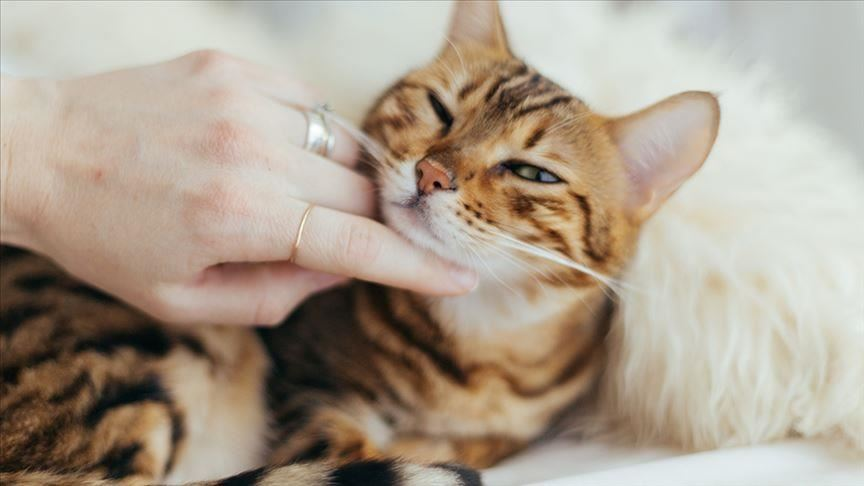
#> input picture testdata/cat.jpg, 864 x 486 px
$ jupyter execute 'Day19_自適應圖片二值化_adaptiveThreshold.ipynb'
#> lines starting #> are read from the running program, lines starting #| are printed output that depends on the picture; after the words box and inside, x2 and y2 are one past the last pixel; in counts of white or black regions, pixels touching at a corner belong together
#> further down, origin_img is the input picture: shape (486, 864, 3); mean B, G, R 142.7, 158.4, 171.5
[cell 1]
import cv2
import numpy as np
import matplotlib.pyplot as plt
import glob
from IPython.display import clear_output

[cell 2]
def show_img(img):
    plt.style.use('dark_background')
    image_rgb = cv2.cvtColor(img, cv2.COLOR_BGR2RGB)
    plt.imshow(image_rgb)
#> (this line was passed over: IPython is not available in this run)
    plt.show()

[cell 3]
def img_processing(img):
    # do something here

    # 先將圖片轉為灰階
    img = cv2.cvtColor(img, cv2.COLOR_BGR2GRAY)
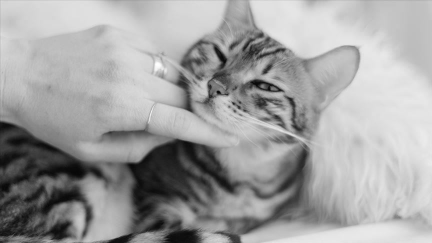
#> img: shape (486, 864) (shown at 1/2 size); min 3, max 254, mean 160.5

    # 將圖片做模糊化，可以降噪
    blur_img = cv2.medianBlur(img,5)

    # 一般圖二值化(未模糊降噪)
    ret, th1 = cv2.threshold(img,127,255,cv2.THRESH_BINARY)
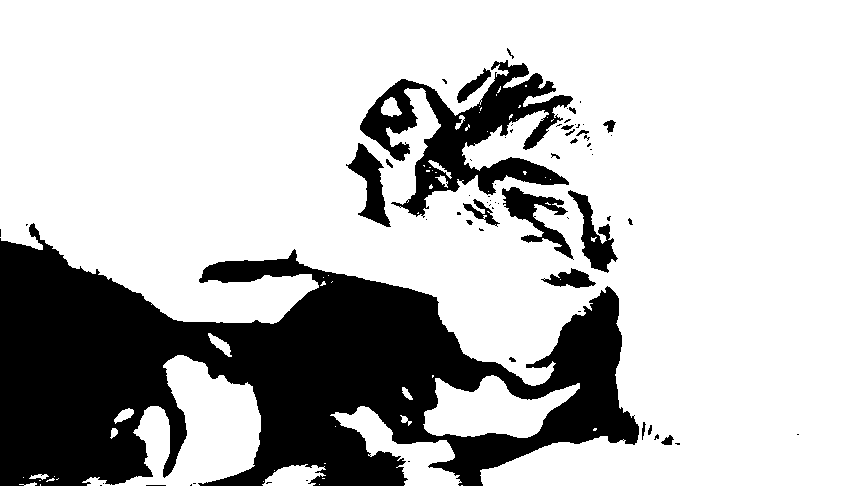
#> th1: shape (486, 864); 74.7% white; 68 black regions (44 under 20 px), largest, box (x1, y1, x2, y2) and area: (0, 223, 639, 486) 87591, (360, 60, 573, 218) 11919, (502, 187, 574, 260) 1725

    # 一般圖自適應平均二值化(未模糊降噪)
    th2 = cv2.adaptiveThreshold(img,255,cv2.ADAPTIVE_THRESH_MEAN_C, cv2.THRESH_BINARY,11,2)
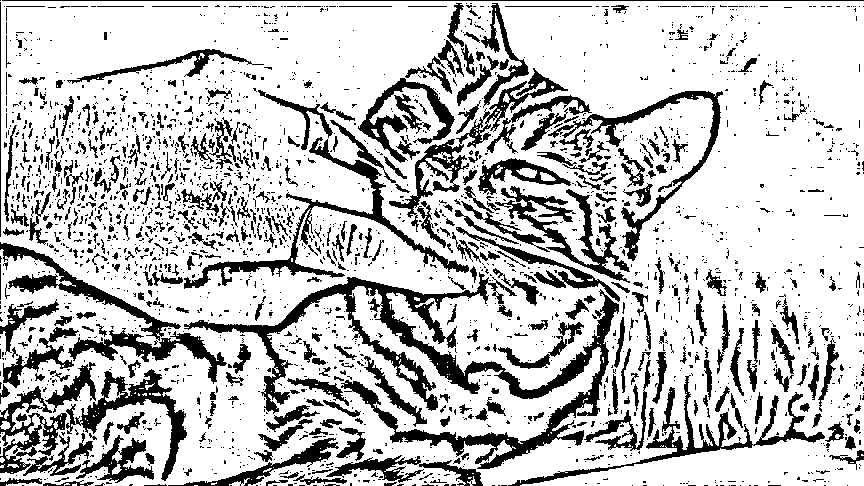
#> th2: shape (486, 864); 76.6% white; 2469 black regions (2045 under 20 px), largest, box (x1, y1, x2, y2) and area: (184, 272, 619, 469) 14010, (184, 137, 469, 289) 3841, (508, 375, 825, 486) 3306

    # 一般圖自適應高斯二值化(未模糊降噪)
    th3 = cv2.adaptiveThreshold(img,255,cv2.ADAPTIVE_THRESH_GAUSSIAN_C, cv2.THRESH_BINARY,11,2)
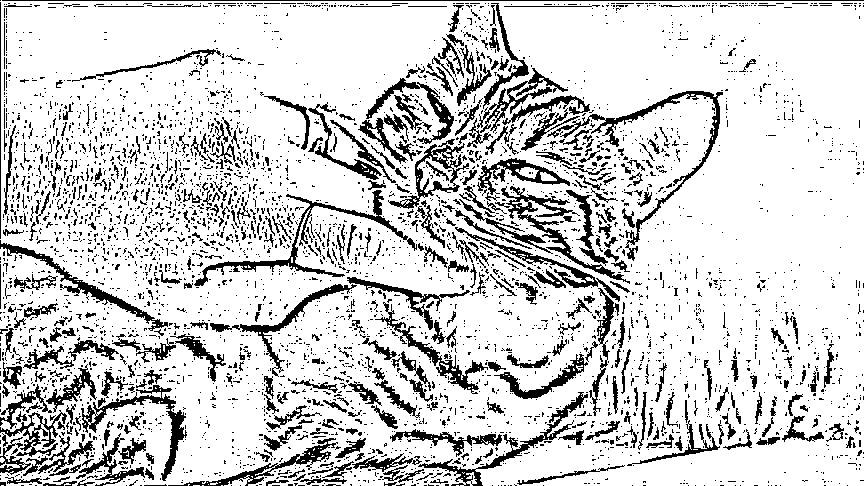
#> th3: shape (486, 864); 82.4% white; 4227 black regions (3797 under 20 px), largest, box (x1, y1, x2, y2) and area: (547, 91, 723, 261) 1995, (194, 190, 417, 286) 1858, (501, 186, 630, 284) 1555

    # 一般圖二值化(有模糊降噪)
    ret, th4 = cv2.threshold(blur_img,127,255,cv2.THRESH_BINARY)
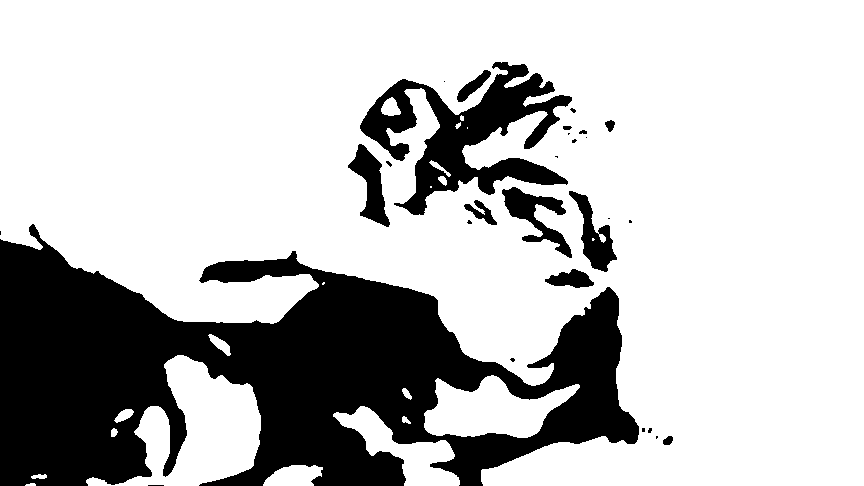
#> th4: shape (486, 864); 74.7% white; 28 black regions (16 under 20 px), largest, box (x1, y1, x2, y2) and area: (0, 224, 639, 486) 87748, (360, 62, 572, 215) 12060, (502, 187, 572, 258) 1741

    # 一般圖算術平均法的自適應二值化(有模糊降噪)
    th5 = cv2.adaptiveThreshold(blur_img,255,cv2.ADAPTIVE_THRESH_MEAN_C, cv2.THRESH_BINARY,11,2)
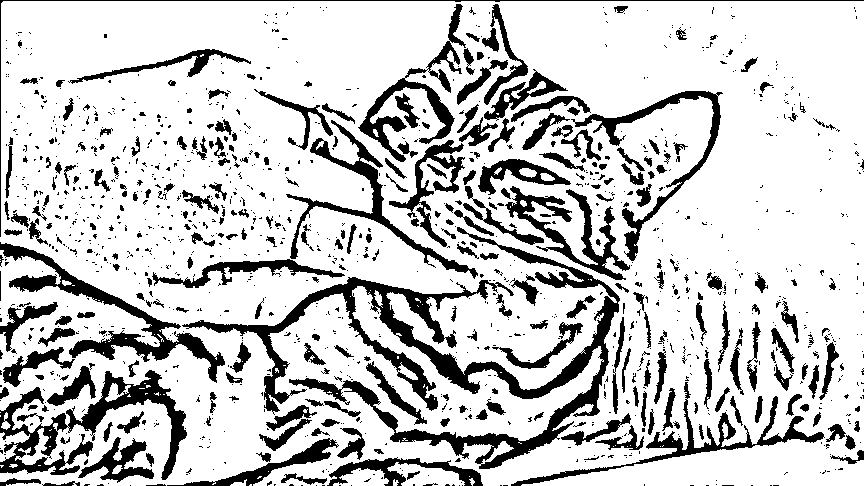
#> th5: shape (486, 864); 79.5% white; 1288 black regions (1001 under 20 px), largest, box (x1, y1, x2, y2) and area: (182, 227, 620, 469) 15865, (0, 370, 187, 480) 5534, (0, 242, 225, 383) 4682

    # 一般圖高斯加權均值法自適應二值化(有模糊降噪)
    th6 = cv2.adaptiveThreshold(blur_img,255,cv2.ADAPTIVE_THRESH_GAUSSIAN_C, cv2.THRESH_BINARY,11,2)
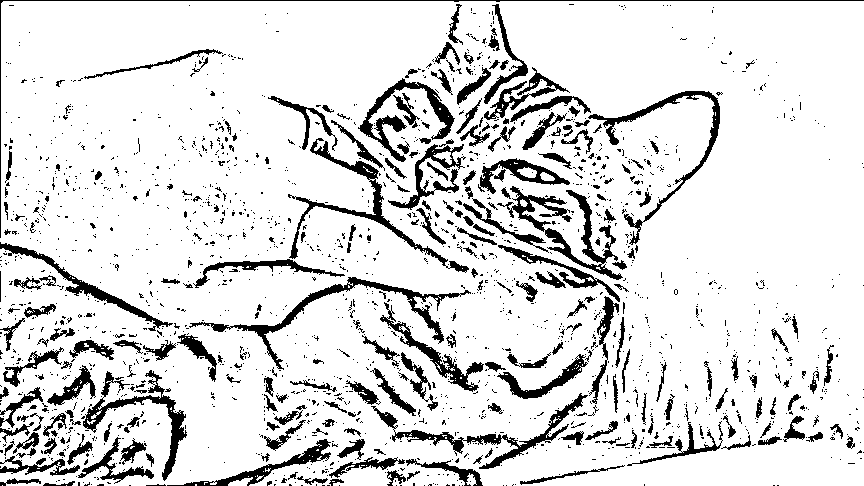
#> th6: shape (486, 864); 86.8% white; 1902 black regions (1643 under 20 px), largest, box (x1, y1, x2, y2) and area: (497, 186, 623, 280) 2354, (189, 277, 471, 370) 2209, (288, 138, 469, 273) 2005


    titles = ['Thresholding (v = 127)', 'Adaptive Mean Threshold', 'Adaptive Gaussian Threshold',
              '(Blur image) Thresholding (v = 127)', '(Blur image) Adaptive Mean Threshold', '(Blur image) Adaptive Gaussian Threshold']
    images = [th1, th2, th3,
              th4, th5, th6]

    plt.figure(figsize=(15,10))
#> (this line was passed over: IPython is not available in this run)
    for i in range(6):
        plt.subplot(2,3,i+1)
        plt.imshow(images[i],'gray')
        plt.title(titles[i])

    plt.show()

[cell 4]
file_name = "./testdata/cat.jpg"
origin_img = cv2.imread(file_name)
print("origin picture:")
show_img(origin_img)

img_processing(origin_img)
#> (the call stopped at in img_processing, `plt.subplot(2,3,i+1)`: IPython is not available in this run)

$ run again, with testdata/backkiller.jpg copied over testdata/cat.jpg
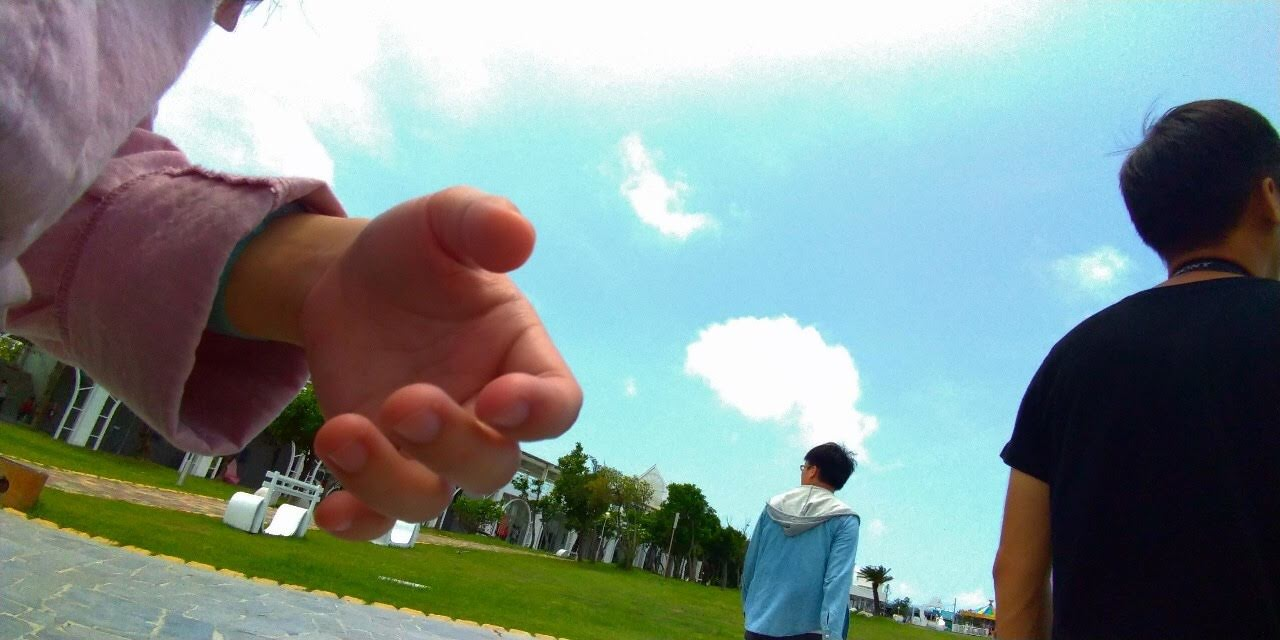
#> input picture testdata/backkiller.jpg, 1280 x 640 px
#> origin_img is the input picture: shape (640, 1280, 3); mean B, G, R 140.4, 143.1, 127.8
#> in img_processing, `ret, th1 = cv2.threshold(img,127,255,cv2.THRESH_BINARY)`:
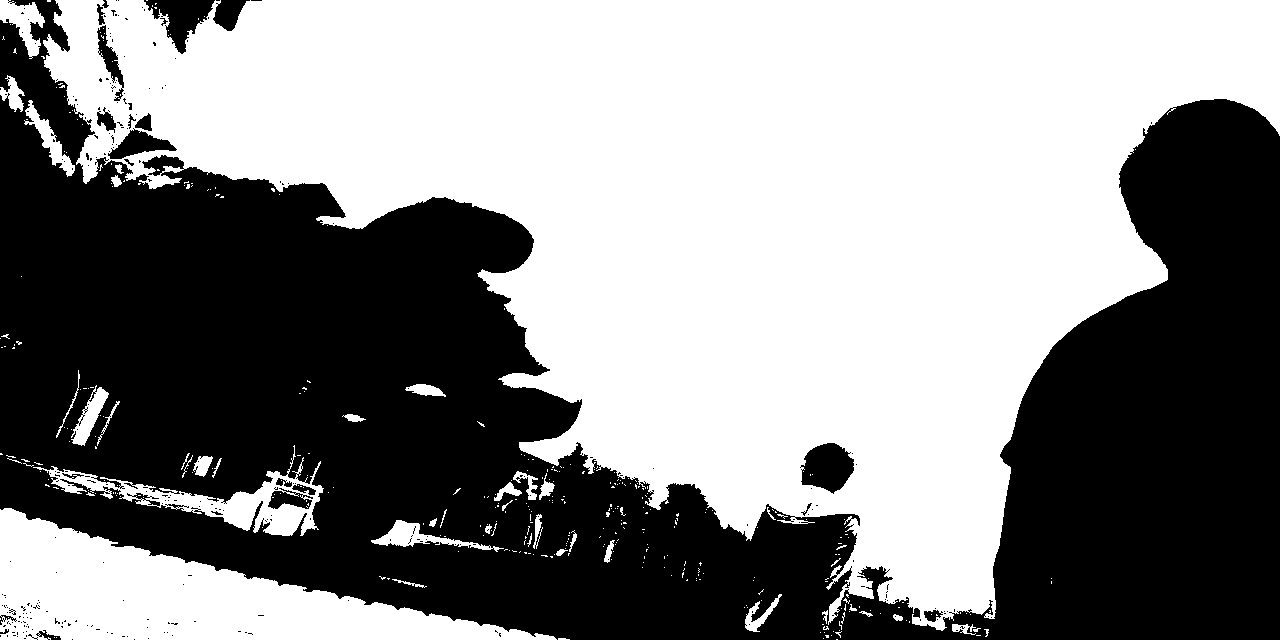
#> th1: shape (640, 1280); 54.1% white; 280 black regions (256 under 20 px), largest, box (x1, y1, x2, y2) and area: (0, 0, 1280, 640) 367349, (800, 443, 854, 494) 1909, (144, 0, 215, 54) 1768
#> th2: shape (640, 1280); 73.2% white; 14777 black regions (13409 under 20 px), largest, box (x1, y1, x2, y2) and area: (327, 300, 751, 592) 20336, (722, 93, 1280, 640) 16173, (0, 455, 603, 640) 10499
#> th3: shape (640, 1280); 77.1% white; black in thin lines or dots
#> th4: shape (640, 1280); 54% white; 28 black regions (16 under 20 px), largest, box (x1, y1, x2, y2) and area: (0, 0, 1280, 640) 370377, (802, 443, 854, 493) 1905, (146, 0, 216, 53) 1790
#> th5: shape (640, 1280); 83.2% white; 4303 black regions (3701 under 20 px), largest, box (x1, y1, x2, y2) and area: (327, 298, 749, 591) 18866, (727, 94, 1280, 640) 15983, (0, 457, 576, 640) 8736
#> in img_processing, `th6 = cv2.adaptiveThreshold(blur_img,255,cv2.ADAPTIVE_THRESH_GAUSSIAN_..`:
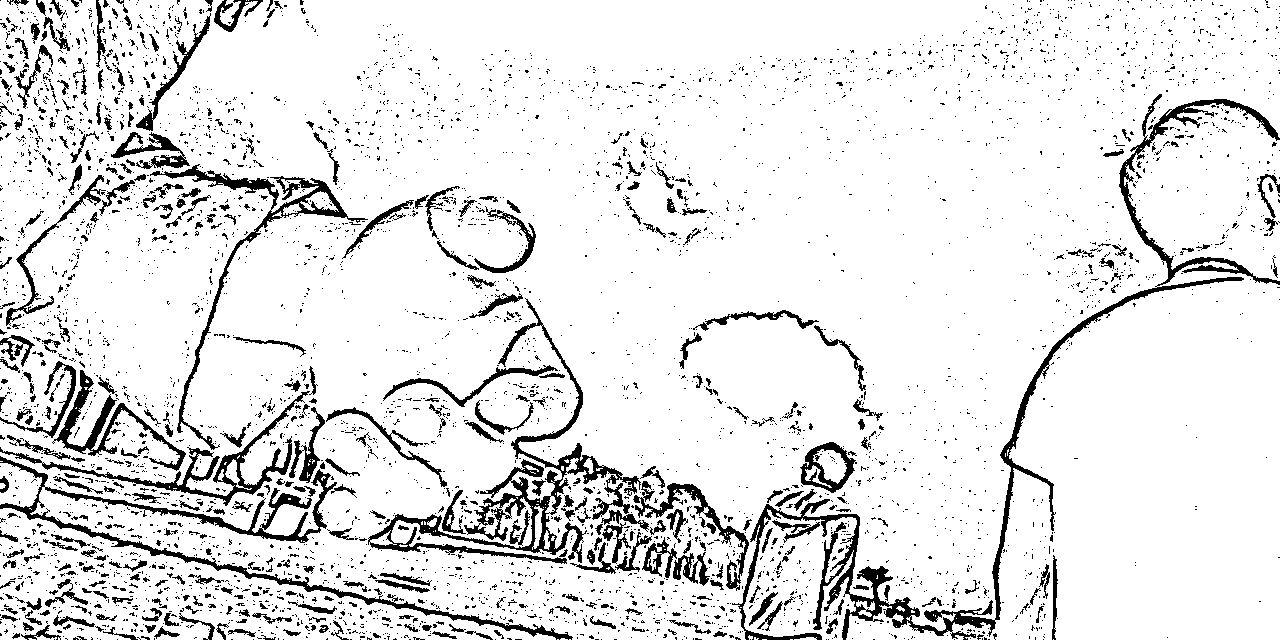
#> th6: shape (640, 1280); 89.6% white; 4692 black regions (4281 under 20 px), largest, box (x1, y1, x2, y2) and area: (732, 94, 1280, 640) 11564, (368, 298, 641, 564) 7522, (0, 456, 573, 640) 5915

$ run again, with testdata/beach.jpg copied over testdata/cat.jpg
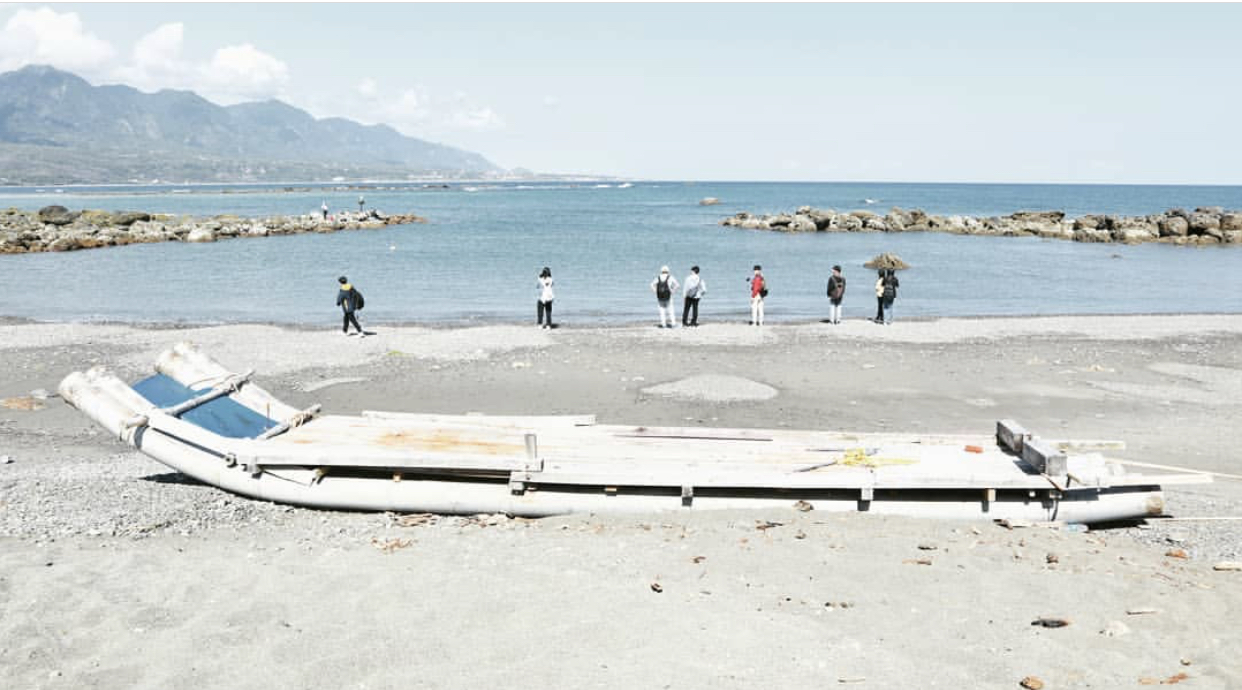
#> input picture testdata/beach.jpg, 1242 x 690 px
#> origin_img is the input picture: shape (690, 1242, 3); mean B, G, R 210.1, 209.7, 202.7
#> in img_processing, `ret, th1 = cv2.threshold(img,127,255,cv2.THRESH_BINARY)`:
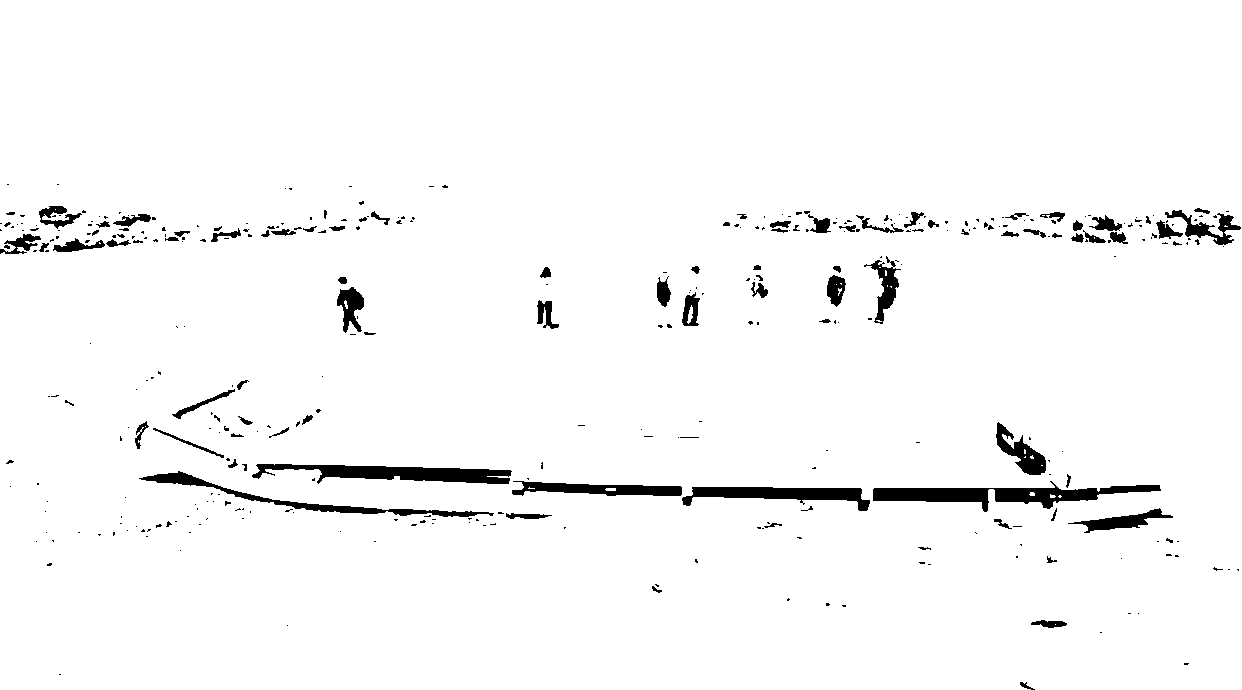
#> th1: shape (690, 1242); 97% white; 372 black regions (280 under 20 px), largest, box (x1, y1, x2, y2) and area: (873, 481, 1161, 512) 3405, (252, 464, 512, 484) 2853, (682, 487, 870, 511) 2126
#> th2: shape (690, 1242); 70.9% white; 5625 black regions (3658 under 20 px), largest, box (x1, y1, x2, y2) and area: (0, 181, 1242, 205) 7867, (664, 329, 1242, 420) 7337, (0, 2, 1242, 31) 6528
#> th3: shape (690, 1242); 74.6% white; black in thin lines or dots
#> th4: shape (690, 1242); 97.3% white; 118 black regions (46 under 20 px), largest, box (x1, y1, x2, y2) and area: (253, 464, 511, 484) 2864, (682, 487, 870, 511) 2113, (994, 485, 1160, 509) 1790
#> th5: shape (690, 1242); 76% white; 3744 black regions (2206 under 20 px), largest, box (x1, y1, x2, y2) and area: (165, 360, 991, 435) 7115, (56, 181, 1242, 196) 7036, (0, 2, 1242, 48) 6707
#> in img_processing, `th6 = cv2.adaptiveThreshold(blur_img,255,cv2.ADAPTIVE_THRESH_GAUSSIAN_..`:
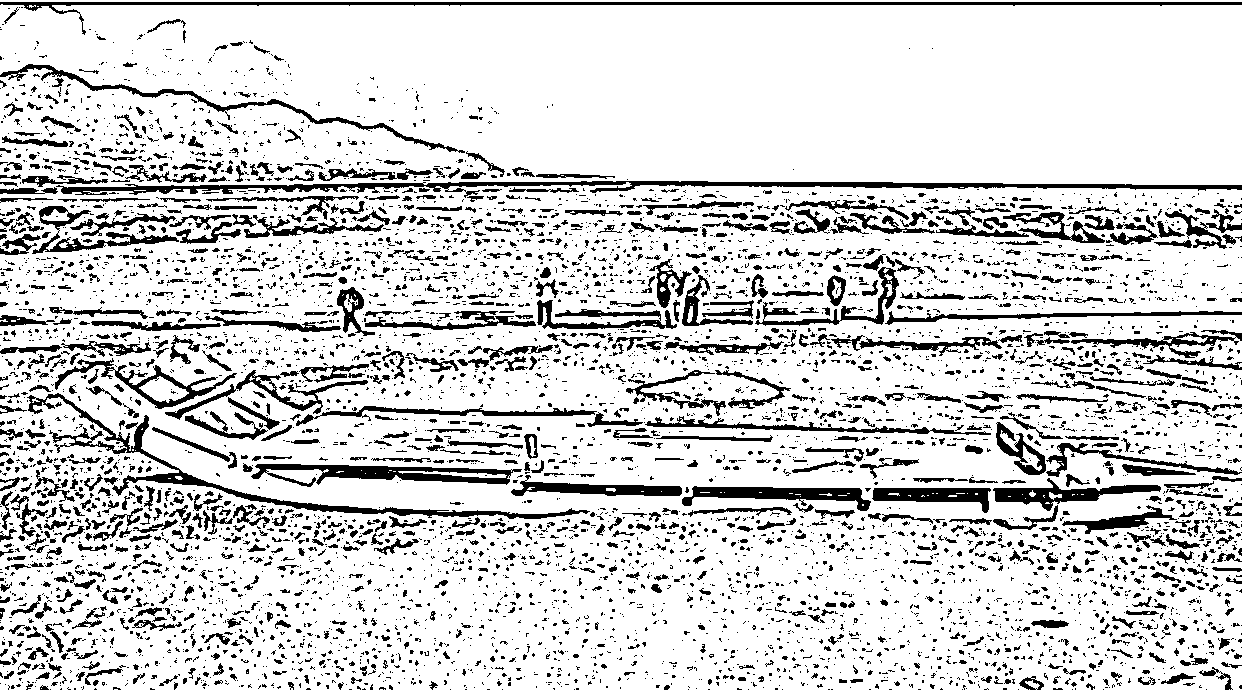
#> th6: shape (690, 1242); 83.1% white; 5944 black regions (4809 under 20 px), largest, box (x1, y1, x2, y2) and area: (56, 181, 1242, 198) 5771, (27, 393, 590, 519) 4227, (0, 2, 1242, 35) 3924
